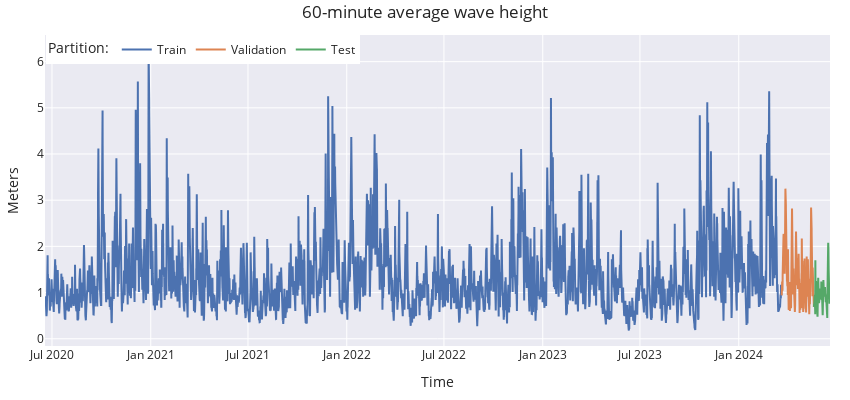

Notebook code cell kept with this figure:
### Code cell
# Interactive plot of clean and split time series
# ==============================================================================
fig = go.Figure()
fig.add_trace(go.Scatter(x=df_train.index, y=df_train['wave_height'], mode='lines', name='Train'))
fig.add_trace(go.Scatter(x=df_val.index, y=df_val['wave_height'], mode='lines', name='Validation'))
fig.add_trace(go.Scatter(x=df_test.index, y=df_test['wave_height'], mode='lines', name='Test'))
fig.update_layout(
    title  = '60-minute average wave height',
    xaxis_title="Time",
    yaxis_title="Meters",
    legend_title="Partition:",
    width=850,
    height=400,
    margin=dict(l=20, r=20, t=35, b=20),
    legend=dict(
        orientation="h",
        yanchor="top",
        y=1,
        xanchor="left",
        x=0.001
    )
)
#fig.update_xaxes(rangeslider_visible=True)
fig.show()

### Figure 1 — Plotly figure (JSON) as saved in the notebook; plotly's stock layout.template omitted (floating-point values rounded to 4 significant figures; data arrays with more than 128 entries replaced by an {"elided": "..."} marker saying what was removed)
{"data": [{"mode": "lines", "name": "Train", "type": "scatter", "x": {"elided": "32928 str values"}, "y": {"elided": "32928 float values"}}, {"mode": "lines", "name": "Validation", "type": "scatter", "x": {"elided": "1440 str values"}, "y": {"elided": "1440 float values"}}, {"mode": "lines", "name": "Test", "type": "scatter", "x": {"elided": "720 str values"}, "y": {"elided": "720 float values"}}], "layout": {"height": 400, "legend": {"orientation": "h", "title": {"text": "Partition:"}, "x": 0.001, "xanchor": "left", "y": 1, "yanchor": "top"}, "margin": {"b": 20, "l": 20, "r": 20, "t": 35}, "title": {"text": "60-minute average wave height"}, "width": 850, "xaxis": {"title": {"text": "Time"}}, "yaxis": {"title": {"text": "Meters"}}}}
